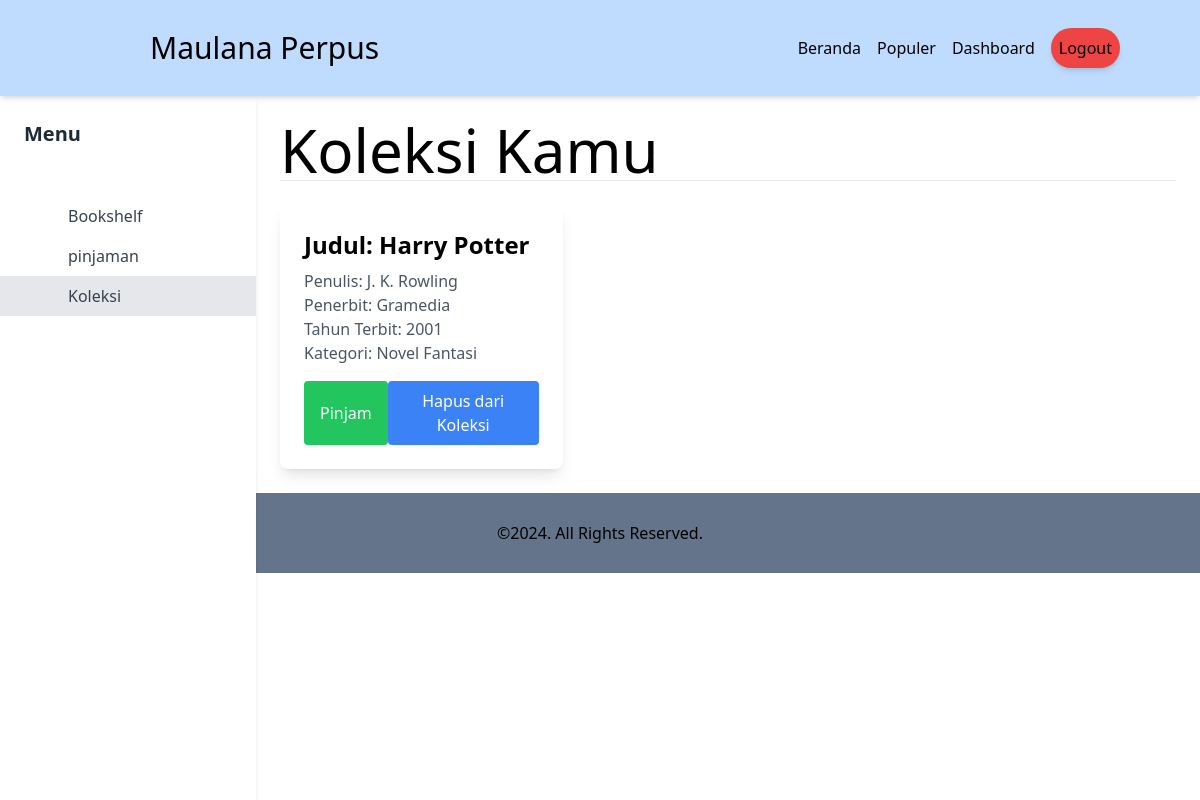
Before: /user/index.php?page=collection (signed in) with the older database file.
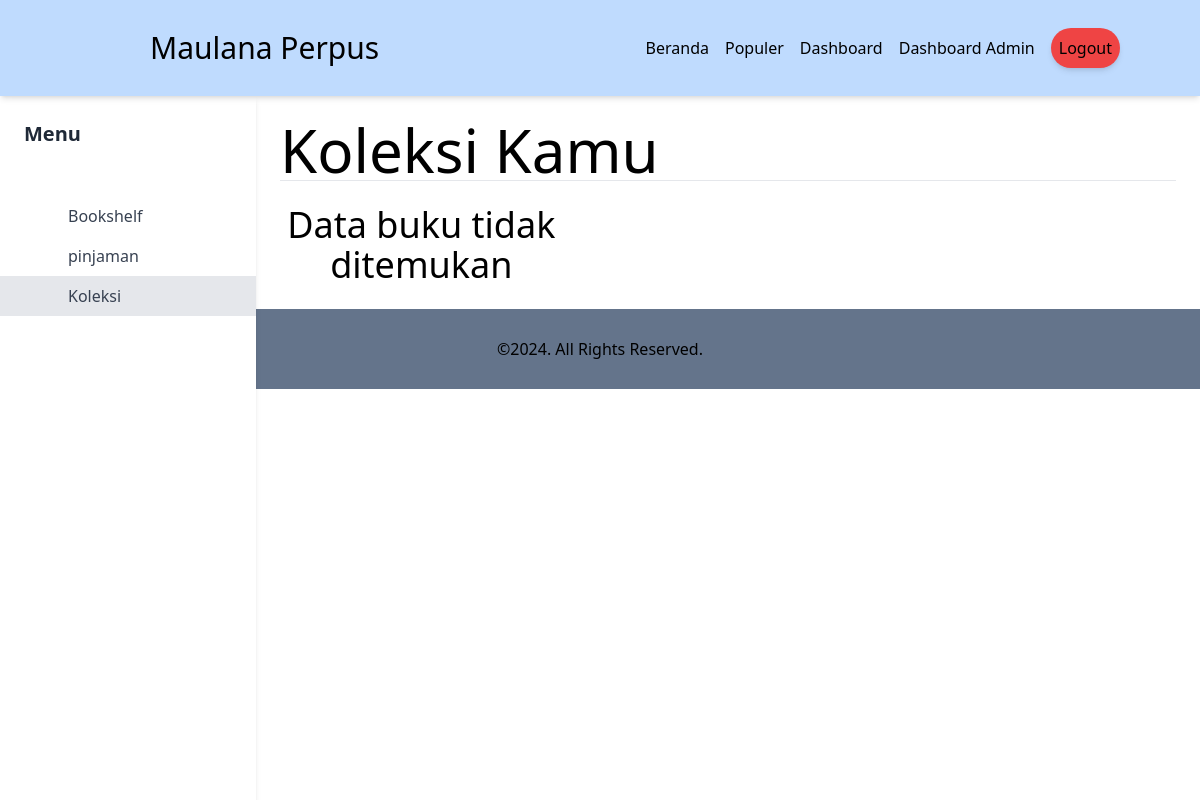
After: the same page with the newer database file.
### tables this page shows
CREATE TABLE `koleksipribadi` (
  `KoleksiID` int(11) NOT NULL,
  `UserID` int(11) NOT NULL,
  `BukuID` int(11) NOT NULL
);

CREATE TABLE `buku` (
  `BukuID` int(11) NOT NULL,
  `Judul` varchar(255) NOT NULL,
  `KategoriBukuID` int(11) NOT NULL,
  `Penulis` varchar(255) NOT NULL,
  `Penerbit` varchar(255) NOT NULL,
  `TahunTerbit` int(4) NOT NULL
);

CREATE TABLE `kategoribuku` (
  `KategoriID` int(11) NOT NULL,
  `NamaKategori` varchar(255) NOT NULL
);

### connection.php (called while the page is built, shortened)
<?php
try {
  $json = file_get_contents(__DIR__ . "/config.json");
  $config = json_decode($json, true);
} catch (Exception $e) {
  echo "Error mysql <br>".$e->getMessage();
}

### utils.php (called while the page is built, shortened)
<?php
function verifikasiSession($sesi, $key) {
    try {
        $decBase64 = base64_decode($sesi);
        $method = "AES-256-CBC";
        $ivLength = openssl_cipher_iv_length($method);
        $iv = substr($decBase64, 0, $ivLength);
        $encText = substr($decBase64, $ivLength);
        $dec = openssl_decrypt($encText, $method, $key, 0, $iv);
        $array = json_decode($dec, true);
        return $array;
    } catch (Exception $e) {
        return false;
    }
}

### user/collection-page.php (the view, shortened to what the changed rows need)
<h1 class="text-6xl">Koleksi Kamu</h1>
<div class="grid grid-cols-1 sm:grid-cols-2 lg:grid-cols-3 gap-6">
    <?php
        $sesi = verifikasiSession($_SESSION["loginsesi"] ?? false, $config['key']);
        $queryBuku = $conn->prepare("
            SELECT
                *
            FROM
                koleksipribadi
            LEFT JOIN
                buku ON buku.BukuID = koleksipribadi.BukuID
            LEFT JOIN
                kategoribuku_relasi ON buku.BukuID = kategoribuku_relasi.BukuID
            LEFT JOIN
                kategoribuku ON kategoribuku.KategoriID = kategoribuku_relasi.KategoriID
            WHERE koleksipribadi.UserID = :id
        ");
        $queryBuku->bindValue(":id", $sesi["id"], PDO::PARAM_INT);
        $queryBuku->execute();
        $dataBuku = $queryBuku->fetchAll();
        if(isset($dataBuku) && !empty($dataBuku)) {
            foreach($dataBuku as $value) {
    ?>
    <div class="bg-white rounded-lg shadow-lg p-6 transition-transform transform hover:scale-105">
        <h2 class="text-2xl font-semibold mb-2">Judul: <?= $value['Judul'] ?></h2>
        <p class="text-gray-600">Penulis: <?= $value['Penulis'] ?></p>
        <p class="text-gray-600">Penerbit: <?= $value['Penerbit'] ?></p>
        <p class="text-gray-600">Tahun Terbit: <?= $value['TahunTerbit'] ?></p>
        <p class="text-gray-600">Kategori: <?= $value['NamaKategori'] ?></p>
        <div class="mt-4 flex justify-between">
            <button class="bg-green-500 text-white px-4 py-2 rounded hover:bg-green-600 transition"><a href="?page=borrowup&id=<?= $value['BukuID'] ?>">Pinjam</a></button>
            <button class="bg-blue-500 text-white px-4 py-2 rounded hover:bg-blue-600 transition"><a href="?page=deletecollection&id=<?= $value['BukuID'] ?>">Hapus dari Koleksi</a></button>
        </div>
    </div>
    <?php }} else { ?>
        <h1 class="text-4xl text-center w-full">Data buku tidak ditemukan</h1>
    <?php } ?>
</div>

### user/index.php (shortened to what the changed rows need)
<?php
    require_once "../connection.php";
    require_once "../utils.php";
    $page = $_GET['page'] ?? 'bookshelf';
?>
<!DOCTYPE html>
<html lang="en">
<head>
    <script src="https://cdn.tailwindcss.com"></script>
</head>
<body>
    <nav class="sticky bg-blue-200 justify-between flex flex-row px-20 shadow-md" style="z-index: 9999999;width: 100vw; height: 12vh; top: 0">
        <div class="flex justify-around flex-row items-center">
            <h1 class="text-3xl">Maulana Perpus</h1>
        </div>
        <ul class="list-none flex justify-start flex-row items-center gap-4">
            <?php
                $dataSesi = verifikasiSession($_SESSION["loginsesi"] ?? false, $config['key']);
                if($dataSesi != false) {
                    if($dataSesi['status'] == true || $dataSesi['status'] == 1) {
                        if($dataSesi['role'] == 2) {
                            echo <<<HTML
                                <li><a href="../staff">Dashboard Admin</a></li>
                            HTML;
                        }
                    }
                }
            ?>
        </ul>
    </nav>
    <div id="container" class="flex">
        <div class="w-64 bg-white shadow-md h-screen  fixed left-0">
            <div class="p-6">
                <h1 class="text-xl font-bold text-gray-800">Menu</h1>
            </div>
        </div>
        <div class="flex-1 p-6 ms-64">
            <?php
                $valid_pages = ['borrow', 'collection', 'borrowup', 'bookshelf', 'addcollection', 'deletecollection'];
                if (in_array($page, $valid_pages) && file_exists("$page-page.php")) {
                    include "$page-page.php";
                }
            ?>
        </div>
    </div>
</body>
</html>

Changed rows visible on the page:
removed koleksipribadi: BukuID.Judul "Harry Potter", BukuID.Penulis "J. K. Rowling", BukuID.Penerbit "Gramedia", BukuID.TahunTerbit "2001", kategoribuku.NamaKategori "Novel Fantasi"
Other visible differences:
text now shown: "Dashboard Admin Data buku tidak ditemukan"
